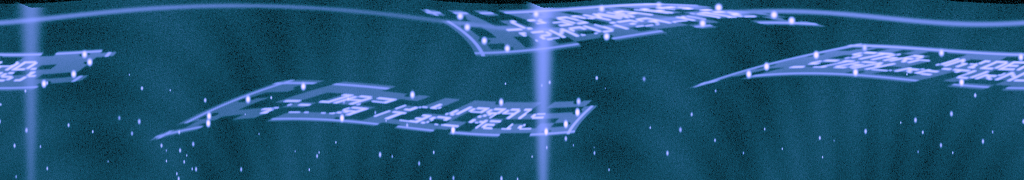
#> input picture Misc/DEAD_LIGHT/images/01_polar.png, 2048 x 360 px (shown at 1/2 size)
$ python solve.py ../images/01_polar.png
#> lines starting #> are read from the running program, lines starting #| are printed output that depends on the picture
#!/usr/bin/env python3

import argparse
from pathlib import Path

import cv2
import numpy as np


POLAR_WIDTH = int(2048)
POLAR_HEIGHT = int(360)

CENTER_X = float(512.0)
CENTER_Y = float(506.0)

RADIUS_MIN = float(220.0)
RADIUS_MAX = float(460.0)

OUTPUT_WIDTH = int(1500)
OUTPUT_HEIGHT = int(300)


# Manually confirmed guide-light coordinates in the 2048x360 polar image.
A_GUIDES = np.array(
    [
        [1437.078, 15.595],
        [1316.639, 8.566],
        [1201.391, 15.945],
        [1072.591, 27.870],
        [919.432, 32.442],
        [934.531, 53.771],
        [966.670, 81.714],
        [1015.349, 98.619],
        [1212.500, 74.031],
        [1407.381, 45.898],
        [1582.626, 41.473],
        [1548.295, 30.174],
    ],
    dtype=np.float32,
)

B_GUIDES = np.array(
    [
        [495.782, 198.459],
        [606.333, 172.703],
        [825.862, 189.634],
        [1004.292, 204.396],
        [1157.990, 203.438],
        [1154.832, 223.993],
        [1131.464, 247.446],
        [1092.362, 261.569],
        [905.511, 260.489],
        [683.737, 237.686],
        [417.151, 247.866],
        [417.371, 232.113],
    ],
    dtype=np.float32,
)

# x > 2048 is intentional because ghost C crosses the polar seam.
C_GUIDES = np.array(
    [
        [1634.184, 110.695],
        [1729.495, 95.495],
        [1883.240, 105.058],
        [2040.576, 116.495],
        [2215.670, 109.348],
        [2227.177, 125.496],
        [2195.398, 147.945],
        [2136.575, 168.743],
        [1924.473, 165.847],
        [1710.973, 145.747],
        [1497.349, 149.946],
        [1534.848, 133.964],
    ],
    dtype=np.float32,
)


def make_polar(image_bgr: np.ndarray) -> np.ndarray:
    # This image is only for visual inspection.
    x = np.arange(
        int(POLAR_WIDTH),
        dtype=np.float32,
    )[None, :]

    y = np.arange(
        int(POLAR_HEIGHT),
        dtype=np.float32,
    )[:, None]

    radius = (
        float(RADIUS_MIN)
        + (float(RADIUS_MAX) - float(RADIUS_MIN))
        * y
        / float(POLAR_HEIGHT)
    )

    theta = (
        -2.0
        * np.pi
        * x
        / float(POLAR_WIDTH)
    )

    map_x = (
        float(CENTER_X)
        + radius * np.cos(theta)
    ).astype(np.float32)

    map_y = (
        float(CENTER_Y)
        + radius * np.sin(theta)
    ).astype(np.float32)

    return cv2.remap(
        image_bgr,
        map_x,
        map_y,
        interpolation=cv2.INTER_CUBIC,
        borderMode=cv2.BORDER_CONSTANT,
        borderValue=(0, 0, 0),
    )


def build_ruled_polar_map(
    guides: np.ndarray,
    output_width: int = OUTPUT_WIDTH,
    output_height: int = OUTPUT_HEIGHT,
) -> tuple[np.ndarray, np.ndarray]:
    # The 12 guide lights are treated as two ordered rows of six.
    top_ids = [0, 1, 2, 3, 4, 5]
    bottom_ids = [11, 10, 9, 8, 7, 6]

    width = int(output_width)
    height = int(output_height)

    columns = np.linspace(
        0.0,
        float(width - 1),
        num=6,
        dtype=np.float32,
    )

    map_polar_x = np.zeros(
        (height, width),
        dtype=np.float32,
    )

    map_polar_y = np.zeros(
        (height, width),
        dtype=np.float32,
    )

    vertical_t = np.linspace(
        0.0,
        1.0,
        num=height,
        dtype=np.float32,
    )[:, None]

    for dst_x in range(width):
        strip_index = int(
            np.searchsorted(
                columns,
                float(dst_x),
                side="right",
            )
            - 1
        )

        strip_index = int(
            max(
                0,
                min(
                    4,
                    strip_index,
                ),
            )
        )

        left_x = float(columns[strip_index])
        right_x = float(columns[strip_index + 1])

        horizontal_t = float(
            (float(dst_x) - left_x)
            / max(
                1.0,
                right_x - left_x,
            )
        )

        top_point = (
            (1.0 - horizontal_t)
            * guides[top_ids[strip_index]]
            + horizontal_t
            * guides[top_ids[strip_index + 1]]
        ).astype(np.float32)

        bottom_point = (
            (1.0 - horizontal_t)
            * guides[bottom_ids[strip_index]]
            + horizontal_t
            * guides[bottom_ids[strip_index + 1]]
        ).astype(np.float32)

        source_xy = (
            (1.0 - vertical_t)
            * top_point[None, :]
            + vertical_t
            * bottom_point[None, :]
        ).astype(np.float32)

        map_polar_x[:, dst_x] = source_xy[:, 0]
        map_polar_y[:, dst_x] = source_xy[:, 1]

    return map_polar_x, map_polar_y


def polar_map_to_original(
    map_polar_x: np.ndarray,
    map_polar_y: np.ndarray,
) -> tuple[np.ndarray, np.ndarray]:
    # Compose the polar transform analytically instead of sampling an
    # intermediate polar bitmap. This removes one full interpolation pass.
    radius = (
        float(RADIUS_MIN)
        + (float(RADIUS_MAX) - float(RADIUS_MIN))
        * map_polar_y
        / float(POLAR_HEIGHT)
    ).astype(np.float32)

    theta = (
        -2.0
        * np.pi
        * map_polar_x
        / float(POLAR_WIDTH)
    ).astype(np.float32)

    map_x = (
        float(CENTER_X)
        + radius * np.cos(theta)
    ).astype(np.float32)

    map_y = (
        float(CENTER_Y)
        + radius * np.sin(theta)
    ).astype(np.float32)

    return map_x, map_y


def ruled_warp_direct(
    image_bgr: np.ndarray,
    guides: np.ndarray,
    output_width: int = OUTPUT_WIDTH,
    output_height: int = OUTPUT_HEIGHT,
) -> np.ndarray:
    # Directly sample the original 1024x1024 image.
    map_polar_x, map_polar_y = build_ruled_polar_map(
        guides,
        output_width=int(output_width),
        output_height=int(output_height),
    )

    map_x, map_y = polar_map_to_original(
        map_polar_x,
        map_polar_y,
    )

    return cv2.remap(
        image_bgr,
        map_x,
        map_y,
        interpolation=cv2.INTER_CUBIC,
        borderMode=cv2.BORDER_CONSTANT,
        borderValue=(0, 0, 0),
    )


def enhance_color_for_reading(
    image_bgr: np.ndarray,
) -> np.ndarray:
    # Enhance luminance only so the original color relationships are preserved.
    lab = cv2.cvtColor(
        image_bgr,
        cv2.COLOR_BGR2LAB,
    )

    lightness, channel_a, channel_b = cv2.split(
        lab,
    )

    clahe = cv2.createCLAHE(
        clipLimit=float(1.6),
        tileGridSize=(8, 8),
    )

    base = clahe.apply(
        lightness,
    ).astype(np.float32)

    blur_small = cv2.GaussianBlur(
        base,
        (0, 0),
        sigmaX=float(1.0),
        sigmaY=float(1.0),
    )

    blur_large = cv2.GaussianBlur(
        base,
        (0, 0),
        sigmaX=float(3.0),
        sigmaY=float(3.0),
    )

    enhanced = (
        base
        + float(0.75) * (base - blur_small)
        + float(0.35) * (base - blur_large)
    )

    enhanced_u8 = np.clip(
        enhanced,
        0.0,
        255.0,
    ).astype(np.uint8)

    merged = cv2.merge(
        [
            enhanced_u8,
            channel_a,
            channel_b,
        ]
    )

    return cv2.cvtColor(
        merged,
        cv2.COLOR_LAB2BGR,
    )


def make_contact_sheet(
    raw_a: np.ndarray,
    raw_b_flipx: np.ndarray,
    raw_c: np.ndarray,
) -> np.ndarray:
    labels = [
        ("A", raw_a),
        ("B flip-x", raw_b_flipx),
        ("C", raw_c),
    ]

    rows: list[np.ndarray] = []

    for label, image in labels:
        canvas = np.zeros(
            (
                int(image.shape[0]) + 36,
                int(image.shape[1]),
                3,
            ),
            dtype=np.uint8,
        )

        canvas[
            36:,
            :,
        ] = image

        cv2.putText(
            canvas,
            str(label),
            (10, 25),
            cv2.FONT_HERSHEY_SIMPLEX,
            float(0.8),
            (255, 255, 255),
            int(2),
            cv2.LINE_AA,
        )

        rows.append(
            canvas,
        )

    return np.vstack(
        rows,
    )


def main() -> None:
    parser = argparse.ArgumentParser(
        description=(
            "Extract the three Khepri ghost images with a one-pass direct "
            "rectification to reduce interpolation blur."
        )
    )

    parser.add_argument(
        "input",
        type=Path,
        help="Path to deadlight-preview PNG",
    )

    parser.add_argument(
        "-o",
        "--outdir",
        type=Path,
        default=Path("khepri_out_improved"),
        help="Output directory",
    )

    args = parser.parse_args()

    input_path = Path(
        args.input
    )

    output_dir = Path(
        args.outdir
    )

    output_dir.mkdir(
        parents=True,
        exist_ok=True,
    )

    image_bgr = cv2.imread(
        str(input_path),
        cv2.IMREAD_COLOR,
    )
#> image_bgr is the input picture: shape (360, 2048, 3); mean B, G, R 119, 84.8, 35.4

    if image_bgr is None:
        raise SystemExit(
            f"Failed to read image: {input_path}"
        )

    # Keep the polar image only as a diagnostic artifact.
    polar_bgr = make_polar(
        image_bgr,
    )

    # Important: A/B/C are now sampled directly from the original image.
    raw_a = ruled_warp_direct(
        image_bgr,
        A_GUIDES,
    )
#> in ruled_warp_direct, `return cv2.remap( image_bgr, map_x, map_y, interpolation=cv2.INTER_CUB..`: returned value: shape (300, 1500, 3); every value is 0

    raw_b = ruled_warp_direct(
        image_bgr,
        B_GUIDES,
    )

    raw_c = ruled_warp_direct(
        image_bgr,
        C_GUIDES,
    )

    # B is mirrored relative to the reading order of A and C.
    raw_b_flipx = cv2.flip(
        raw_b,
        int(1),
    )
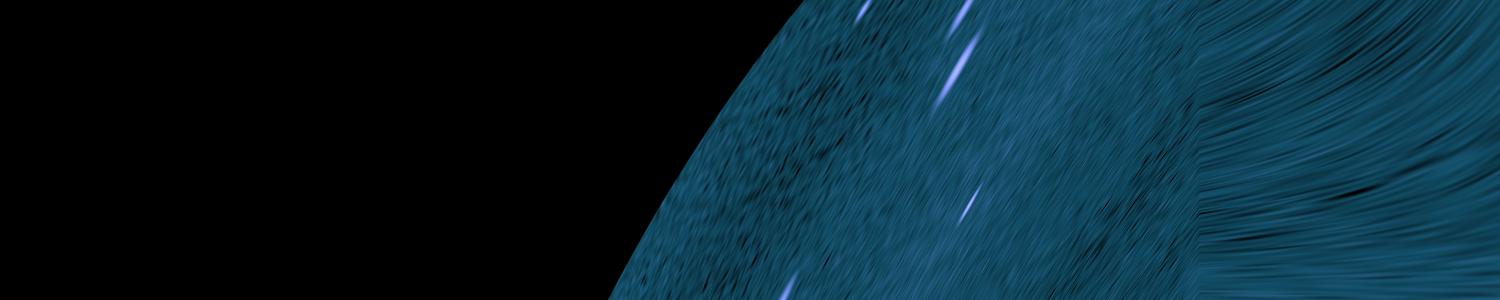
#> raw_b_flipx: shape (300, 1500, 3); mean B, G, R 48.8, 36.6, 8.8

    enhanced_a = enhance_color_for_reading(
        raw_a,
    )
#> in enhance_color_for_reading, `lab = cv2.cvtColor( image_bgr, cv2.COLOR_BGR2LAB, )`: lab: shape (300, 1500, 3); mean of channels 0, 1, 2 0, 128, 128
#> in enhance_color_for_reading, `lightness, channel_a, channel_b = cv2.split( lab, )`: lightness: shape (300, 1500); every value is 0
#> in enhance_color_for_reading, `lightness, channel_a, channel_b = cv2.split( lab, )`: channel_a: shape (300, 1500); every value is 128
#> in enhance_color_for_reading, `base = clahe.apply( lightness, ).astype(np.float32)`: base: shape (300, 1500) float32; every value is 3
#> in enhance_color_for_reading, `blur_large = cv2.GaussianBlur( base, (0, 0), sigmaX=float(3.0), sigmaY..`: blur_large: shape (300, 1500) float32; every value is 3
#> in enhance_color_for_reading, `enhanced_u8 = np.clip( enhanced, 0.0, 255.0, ).astype(np.uint8)`: enhanced_u8: shape (300, 1500); every value is 3
#> in enhance_color_for_reading, `merged = cv2.merge( [ enhanced_u8, channel_a, channel_b, ] )`: merged: shape (300, 1500, 3); mean of channels 0, 1, 2 3, 128, 128
#> in enhance_color_for_reading, `return cv2.cvtColor( merged, cv2.COLOR_LAB2BGR, )`: returned value: shape (300, 1500, 3); every value is 4

    enhanced_b = enhance_color_for_reading(
        raw_b_flipx,
    )
#> in enhance_color_for_reading (call 2), `lab = cv2.cvtColor( image_bgr, cv2.COLOR_BGR2LAB, )`: lab: shape (300, 1500, 3); mean of channels 0, 1, 2 36.6, 123.8, 118.2
#> in enhance_color_for_reading (call 2), `lightness, channel_a, channel_b = cv2.split( lab, )`:
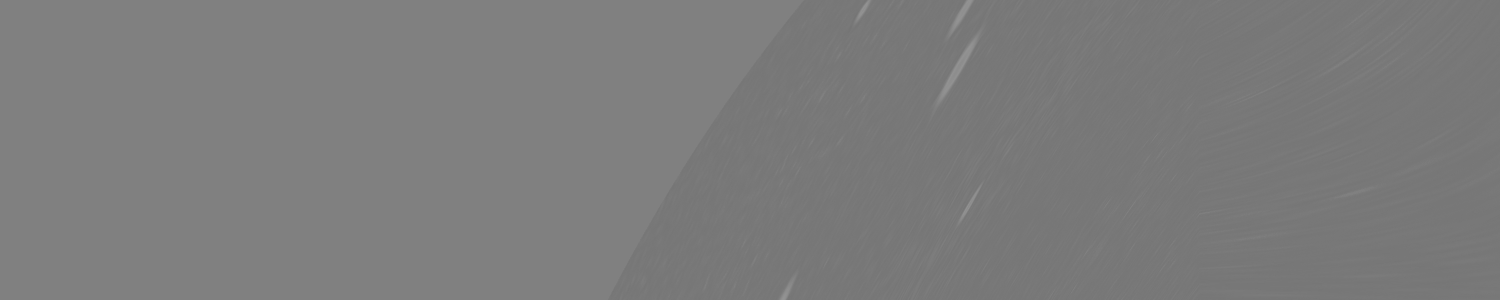
#> channel_a: shape (300, 1500); min 117, max 147, mean 123.8
#> in enhance_color_for_reading (call 2), `base = clahe.apply( lightness, ).astype(np.float32)`:
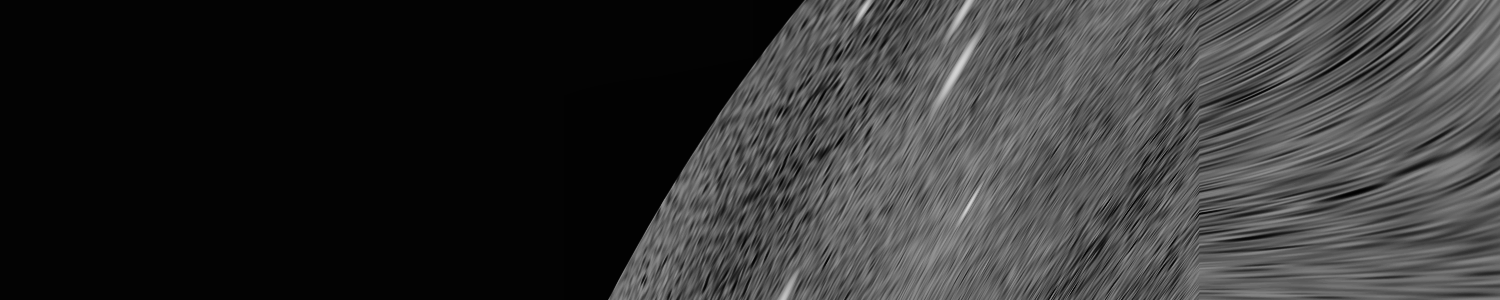
#> base: shape (300, 1500) float32; min 1, max 215, mean 50.4
#> in enhance_color_for_reading (call 2), `enhanced = ( base + float(0.75) * (base - blur_small) + float(0.35) * ..`:
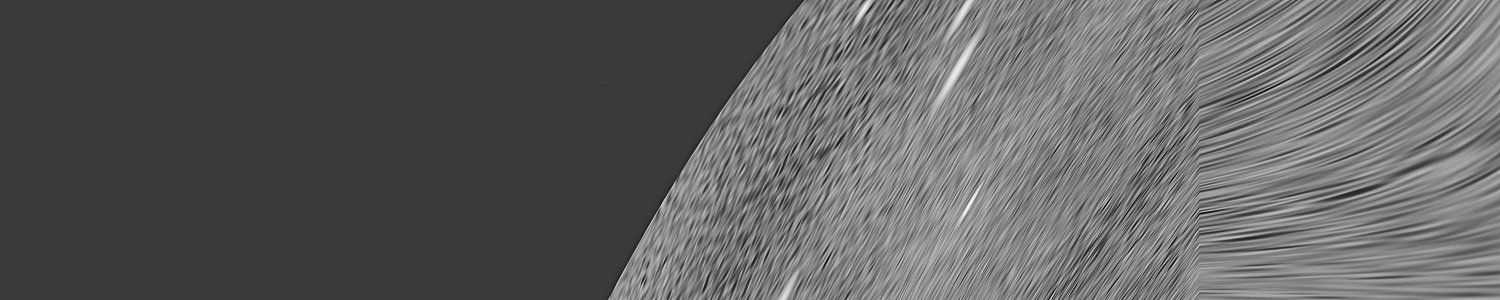
#> enhanced: shape (300, 1500) float32; min -72.21, max 252.8, mean 50.4; drawn with min black and max white
#> in enhance_color_for_reading (call 2), `merged = cv2.merge( [ enhanced_u8, channel_a, channel_b, ] )`: merged: shape (300, 1500, 3); mean of channels 0, 1, 2 50.3, 123.8, 118.2

    enhanced_c = enhance_color_for_reading(
        raw_c,
    )
#> in enhance_color_for_reading (call 3), `lab = cv2.cvtColor( image_bgr, cv2.COLOR_BGR2LAB, )`: lab: shape (300, 1500, 3); mean of channels 0, 1, 2 2.4, 127.7, 127.3
#> in enhance_color_for_reading (call 3), `merged = cv2.merge( [ enhanced_u8, channel_a, channel_b, ] )`: merged: shape (300, 1500, 3); mean of channels 0, 1, 2 6.5, 127.7, 127.3
#> in enhance_color_for_reading (call 3), `return cv2.cvtColor( merged, cv2.COLOR_LAB2BGR, )`:
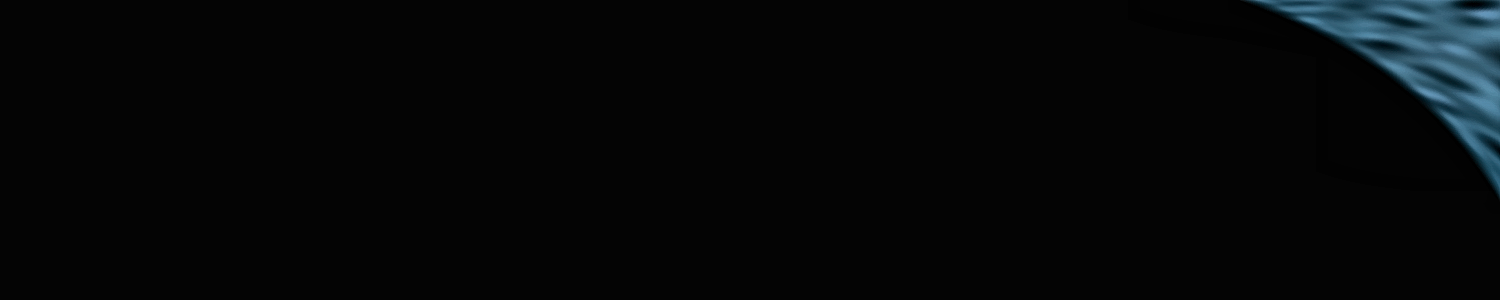
#> returned value: shape (300, 1500, 3); mean B, G, R 8.3, 7.4, 5.7

    contact_raw = make_contact_sheet(
        raw_a,
        raw_b_flipx,
        raw_c,
    )
#> the loop in make_contact_sheet, `for label, image in labels:` made 3 passes
#> label on passes 1 to 3: 'A', 'B flip-x', 'C'
#> after the loop in make_contact_sheet, `for label, image in labels:`:
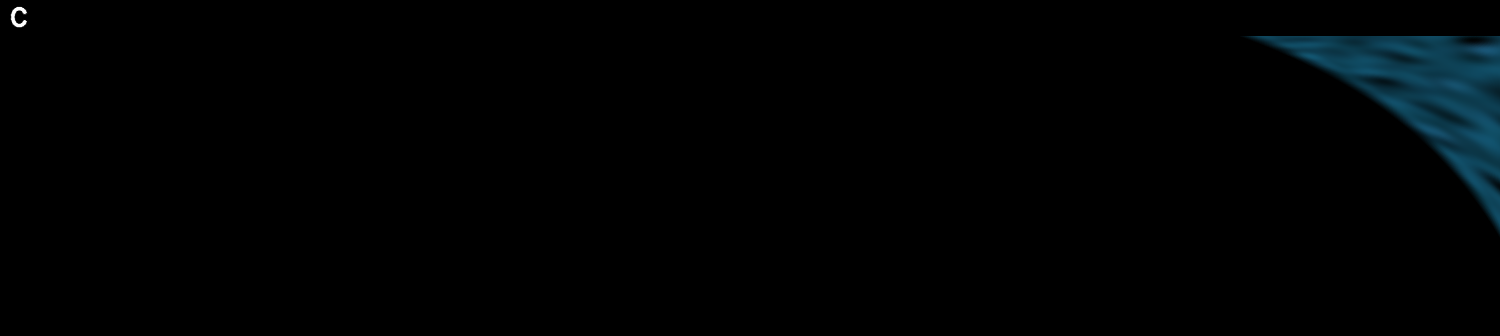
#> canvas: shape (336, 1500, 3); mean B, G, R 3, 2.3, 0.6
#> after the loop in make_contact_sheet, `for label, image in labels:`: rows = 3 items

    contact_enhanced = make_contact_sheet(
        enhanced_a,
        enhanced_b,
        enhanced_c,
    )
#> the loop in make_contact_sheet (call 2), `for label, image in labels:` made 3 passes
#> in make_contact_sheet (call 2), `return np.vstack( rows, )`:
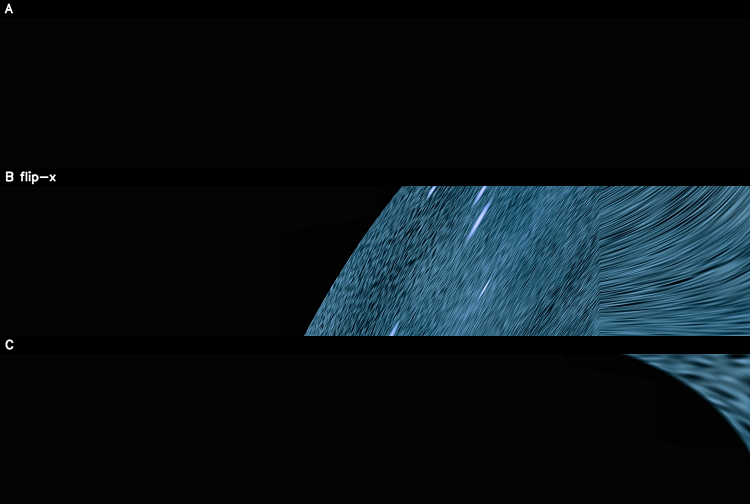
#> returned value: shape (1008, 1500, 3) (shown at 1/2 size); mean of channels 0, 1, 2 22.5, 18.5, 10.7; drawn as B, G, R

    cv2.imwrite(
        str(output_dir / "01_polar.png"),
        polar_bgr,
    )

    cv2.imwrite(
        str(output_dir / "02_raw_A.png"),
        raw_a,
    )

    cv2.imwrite(
        str(output_dir / "03_raw_B_flipx.png"),
        raw_b_flipx,
    )

    cv2.imwrite(
        str(output_dir / "04_raw_C.png"),
        raw_c,
    )

    cv2.imwrite(
        str(output_dir / "05_A_enhanced.png"),
        enhanced_a,
    )

    cv2.imwrite(
        str(output_dir / "06_B_flipx_enhanced.png"),
        enhanced_b,
    )

    cv2.imwrite(
        str(output_dir / "07_C_enhanced.png"),
        enhanced_c,
    )

    cv2.imwrite(
        str(output_dir / "08_compare_ABC.png"),
        contact_raw,
    )

    cv2.imwrite(
        str(output_dir / "09_compare_ABC_enhanced.png"),
        contact_enhanced,
    )

    print(f"[+] Input      : {input_path}")
    print(f"[+] Output dir : {output_dir}")
    print()
    print("[+] Main outputs:")
    print("    02_raw_A.png")
    print("    03_raw_B_flipx.png")
    print("    04_raw_C.png")
    print("    05_A_enhanced.png")
    print("    07_C_enhanced.png")
    print("    08_compare_ABC.png")
    print("    09_compare_ABC_enhanced.png")
    print()
    print("[+] Recovered flag:")
    print("    STARPWN{DEAD_SIGN_RETURNS}")


if __name__ == "__main__":
    main()

$ run again, with Misc/DEAD_LIGHT/images/Dead_light.png copied over Misc/DEAD_LIGHT/images/01_polar.png
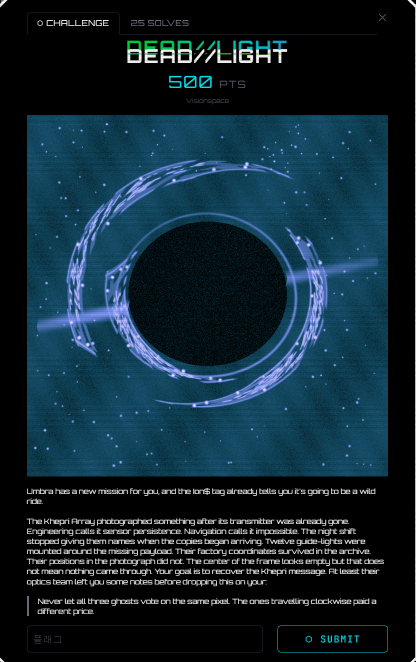
#> input picture Misc/DEAD_LIGHT/images/Dead_light.png, 831 x 1324 px (shown at 1/2 size)
#> in main, image_bgr is the input picture: shape (1324, 831, 3); mean B, G, R 49.5, 38.3, 17.2
#> lab: shape (300, 1500, 3); mean of channels 0, 1, 2 47, 123.8, 114.5
#> merged: shape (300, 1500, 3); mean of channels 0, 1, 2 64.3, 123.8, 114.5
#> lab: shape (300, 1500, 3); mean of channels 0, 1, 2 59.7, 126.7, 112.2
#> merged: shape (300, 1500, 3); mean of channels 0, 1, 2 66.4, 126.7, 112.2
#> lab: shape (300, 1500, 3); mean of channels 0, 1, 2 34, 124.1, 119.1
#> merged: shape (300, 1500, 3); mean of channels 0, 1, 2 44.4, 124.1, 119.1
#> the loop in make_contact_sheet, `for label, image in labels:` made 3 passes
#> label on passes 1 to 3: 'A', 'B flip-x', 'C'
#> after the loop in make_contact_sheet, `for label, image in labels:`:
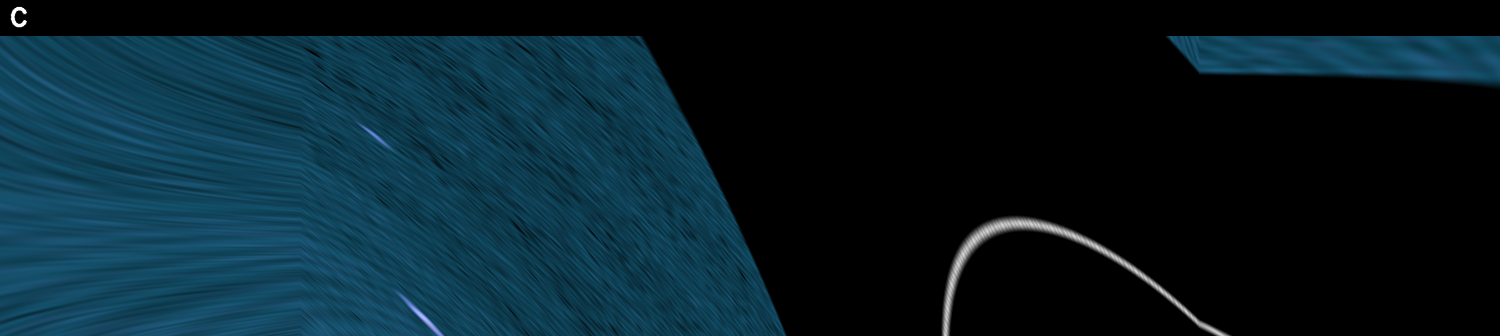
#> canvas: shape (336, 1500, 3); mean B, G, R 40.3, 30.4, 8.2
#> after the loop in make_contact_sheet, `for label, image in labels:`: rows = 3 items
#> the loop in make_contact_sheet (call 2), `for label, image in labels:` made 3 passes
#> in make_contact_sheet (call 2), `return np.vstack( rows, )`:
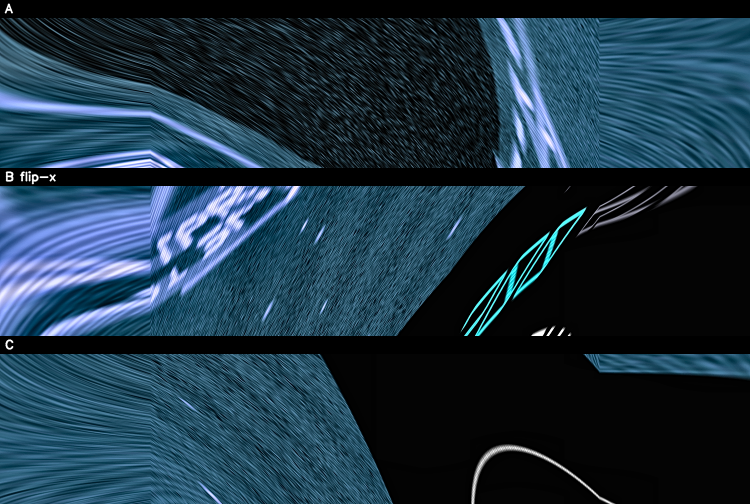
#> returned value: shape (1008, 1500, 3) (shown at 1/2 size); mean of channels 0, 1, 2 67.3, 51.7, 28.7; drawn as B, G, R
